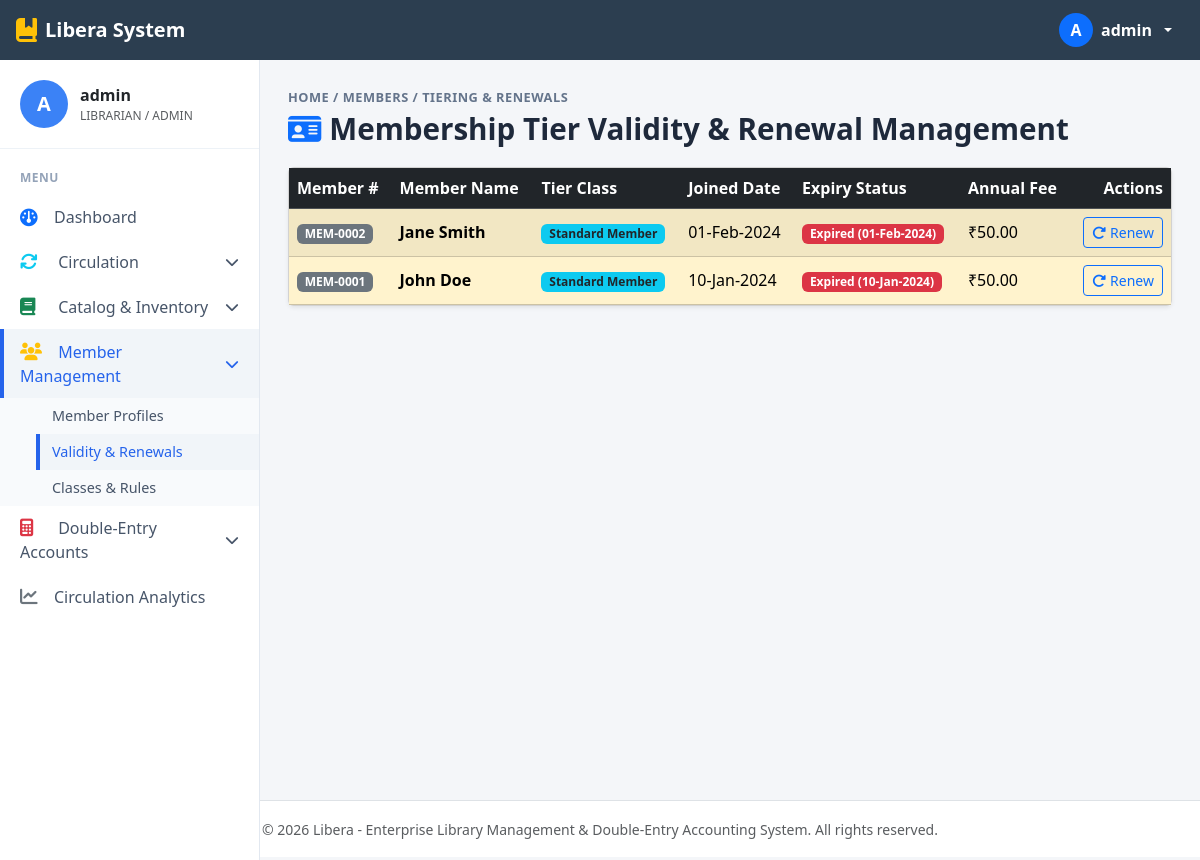
Screenshot of /modules/members/renew.php (signed in) with the database file from the repository.
### tables this page shows
CREATE TABLE IF NOT EXISTS `MstrMember` (
	`MemberNumber` bigint NOT NULL AUTO_INCREMENT PRIMARY KEY,
	`MemberName` text NULL,
	`PhoneHome` bigint NULL,
	`HouseName` text NULL,
	`StudentSex` text NULL,
	`MemBirthDate` datetime NULL,
	`MemberRemarks` text NULL
);

CREATE TABLE IF NOT EXISTS `MstrMemberType` (
	`MemberTypeNumber` tinyint NOT NULL AUTO_INCREMENT PRIMARY KEY,
	`MemberTypeName` varchar(50) NULL,
	`MemberTypeStatus` tinyint NULL DEFAULT 1,
	`MemberTypeRemarks` varchar(50) NULL,
	`MemberTypeCode` varchar(25) NULL,
	`ApplicationFee` double NULL DEFAULT 0,
	`MembershipAmount` double NULL DEFAULT 0,
	`SubscriptionAmount` double NULL DEFAULT 0,
	`WorkingFund` double NULL DEFAULT 0,
	`DepositAmount` double NULL DEFAULT 0,
	`OtherCharges` double NULL DEFAULT 0,
	`MemberCodeNext` int NULL,
	`MemberCodePrefix` varchar(50) NULL,
	`IssueBookCount` tinyint NULL DEFAULT 3,
	`IssueAllowedDays` tinyint NULL DEFAULT 14,
	`IssueFineAmount` double NULL DEFAULT 1.0,
	`IssueFineDays` int NULL DEFAULT 1,
	`IssueRemarks` varchar(50) NULL
);

CREATE TABLE IF NOT EXISTS `MstrMemberDetails` (
	`MemberNumber` int NOT NULL PRIMARY KEY,
	`GuardianName` varchar(50) NULL,
	`Relationship` tinyint NULL,
	`BloodGroup` tinyint NULL,
	`RegistrationFees` double NULL,
	`ConsultationFees` double NULL,
	`MaritalStatus` tinyint NULL,
	`EmployeeNumber` int NULL,
	`MemberNumberAdvice` int NULL,
	`MemberJoinDate` date NULL,
	`ApprovedDate` date NULL,
	`NomineeName` varchar(50) NULL,
	`RelationNumberNominee` tinyint NULL,
	`NomineeDocument` varchar(50) NULL,
	`DocTypeNumberNominee` tinyint NULL
);

### config/db.php (called while the page is built, shortened)
<?php
$db_driver = 'mysqli';
$mysqli_conn = @mysqli_connect(DB_HOST, DB_USER, DB_PASS, DB_NAME, DB_PORT);
if ($mysqli_conn) {
    $db_driver = 'mysqli';
}
function db_query($conn, $sql, $types = "", $params = []) {
    global $db_driver;
    if ($db_driver === 'mysqli') {
        if (empty($params)) {
            return mysqli_query($conn, $sql);
        }
        $stmt = mysqli_prepare($conn, $sql);
        mysqli_stmt_bind_param($stmt, $types, ...$params);
        mysqli_stmt_execute($stmt);
        $result = mysqli_stmt_get_result($stmt);
        return $result;
    }
}
if ($db_driver === 'sqlite') {
    function db_num_rows($res) {
        if (is_object($res) && isset($res->num_rows)) return $res->num_rows;
        if (is_object($res) && method_exists($res, 'num_rows')) return $res->num_rows();
        if ($res instanceof mysqli_result) return mysqli_num_rows($res);
        return 0;
    }
    function db_fetch_assoc($res) {
        if (is_object($res) && method_exists($res, 'fetch_assoc')) return $res->fetch_assoc();
        if ($res instanceof mysqli_result) return mysqli_fetch_assoc($res);
        return false;
    }
    function db_data_seek($res, $offset) {
        if (is_object($res) && method_exists($res, 'data_seek')) return $res->data_seek($offset);
        if ($res instanceof mysqli_result) return mysqli_data_seek($res, $offset);
        return false;
    }
} else {
    function db_num_rows($res) {
        return ($res instanceof mysqli_result) ? mysqli_num_rows($res) : 0;
    }
    function db_fetch_assoc($res) {
        return ($res instanceof mysqli_result) ? mysqli_fetch_assoc($res) : false;
    }
}

### modules/members/renew.php (the view, shortened to what this page needs)
<?php
require_once __DIR__ . '/../../config/db.php';
require_once __DIR__ . '/../../includes/auth.php';
$sql_members = "SELECT m.*, d.GuardianName, d.MemberJoinDate, d.ApprovedDate as ExpiryDate, mt.MemberTypeName, mt.SubscriptionAmount
                FROM MstrMember m
                LEFT JOIN MstrMemberDetails d ON m.MemberNumber = d.MemberNumber
                LEFT JOIN ExcelMemberMaster em ON m.MemberNumber = em.MemberNumber
                LEFT JOIN MstrMemberType mt ON COALESCE(em.MemberTypeNumber, 1) = mt.MemberTypeNumber
                ORDER BY m.MemberNumber DESC LIMIT 50";
$members_res = db_query($conn, $sql_members);
require_once __DIR__ . '/../../includes/header.php';
?>
<div class="breadcrumb-nav mb-1">HOME / MEMBERS / TIERING & RENEWALS</div>
<h1 class="page-header-title"><i class="fa-solid fa-id-card text-primary me-2"></i>Membership Tier Validity & Renewal Management</h1>
<div class="card shadow-sm">
    <div class="card-body p-0">
        <div class="table-responsive">
            <table class="table table-hover table-striped mb-0 align-middle">
                <thead class="table-dark">
                    <tr>
                        <th>Member #</th>
                        <th>Member Name</th>
                        <th>Tier Class</th>
                        <th>Joined Date</th>
                        <th>Expiry Status</th>
                        <th>Annual Fee</th>
                        <th class="text-end">Actions</th>
                    </tr>
                </thead>
                <tbody>
                    <?php if ($members_res && db_num_rows($members_res) > 0): ?>
                        <?php while ($m = db_fetch_assoc($members_res)): ?>
                            <?php
                                $exp = !empty($m['ExpiryDate']) ? strtotime($m['ExpiryDate']) : strtotime("+1 year", strtotime($m['MemberJoinDate'] ?? 'now'));
                                $is_expired = time() > $exp;
                            ?>
                            <tr class="<?php echo $is_expired ? 'table-warning' : ''; ?>">
                                <td><span class="badge bg-secondary">MEM-<?php echo str_pad($m['MemberNumber'], 4, '0', STR_PAD_LEFT); ?></span></td>
                                <td><strong><?php echo htmlspecialchars($m['MemberName']); ?></strong></td>
                                <td><span class="badge bg-info text-dark"><?php echo htmlspecialchars($m['MemberTypeName'] ?? 'Standard'); ?></span></td>
                                <td><?php echo $m['MemberJoinDate'] ? date('d-M-Y', strtotime($m['MemberJoinDate'])) : 'N/A'; ?></td>
                                <td>
                                    <?php if ($is_expired): ?>
                                        <span class="badge bg-danger">Expired (<?php echo date('d-M-Y', $exp); ?>)</span>
                                    <?php else: ?>
                                        <span class="badge bg-success">Valid until <?php echo date('d-M-Y', $exp); ?></span>
                                    <?php endif; ?>
                                </td>
                                <td>₹<?php echo number_format($m['SubscriptionAmount'] ?? 50, 2); ?></td>
                                <td class="text-end">
                                    <button class="btn btn-sm btn-outline-primary" data-bs-toggle="modal" data-bs-target="#renewModal<?php echo $m['MemberNumber']; ?>">
                                        <i class="fa-solid fa-rotate-right me-1"></i>Renew
                                    </button>
                                </td>
                            </tr>
                        <?php endwhile; ?>
                    <?php else: ?>
                        <tr><td colspan="7" class="text-center text-muted py-4">No members recorded.</td></tr>
                    <?php endif; ?>
                </tbody>
            </table>
        </div>
    </div>
</div>
<?php require_once __DIR__ . '/../../includes/footer.php'; ?>

### includes/header.php (style rules this page uses)
:root { --sidebar-width: 260px; --topbar-height: 60px; --brand-color: #34495e; --primary-blue: #2c3e50; --bg-light: #f4f6f9; }
body { background-color: var(--bg-light); font-family: 'Segoe UI', system-ui, -apple-system, sans-serif; min-height: 100vh; }
.breadcrumb-nav { font-size: 0.8rem; font-weight: 600; text-transform: uppercase; letter-spacing: 0.5px; color: #64748b; }
.page-header-title { font-size: 1.85rem; font-weight: 700; color: #1e293b; margin-bottom: 1.25rem; }

### rows the page displays
mstrmember: MemberNumber "0002", MemberName "Jane Smith", mstrmembertype.MemberTypeName "Standard Member", mstrmemberdetails.MemberJoinDate "01-Feb-2024", mstrmemberdetails.ApprovedDate "01-Feb-2024", mstrmembertype.SubscriptionAmount "50.00"
mstrmember: MemberNumber "0001", MemberName "John Doe", mstrmembertype.MemberTypeName "Standard Member", mstrmemberdetails.MemberJoinDate "10-Jan-2024", mstrmemberdetails.ApprovedDate "10-Jan-2024", mstrmembertype.SubscriptionAmount "50.00"

### other values shown
substr($_SESSION['username'] ?? 'A', 0, 1) "A"
$_SESSION['username'] "admin"
